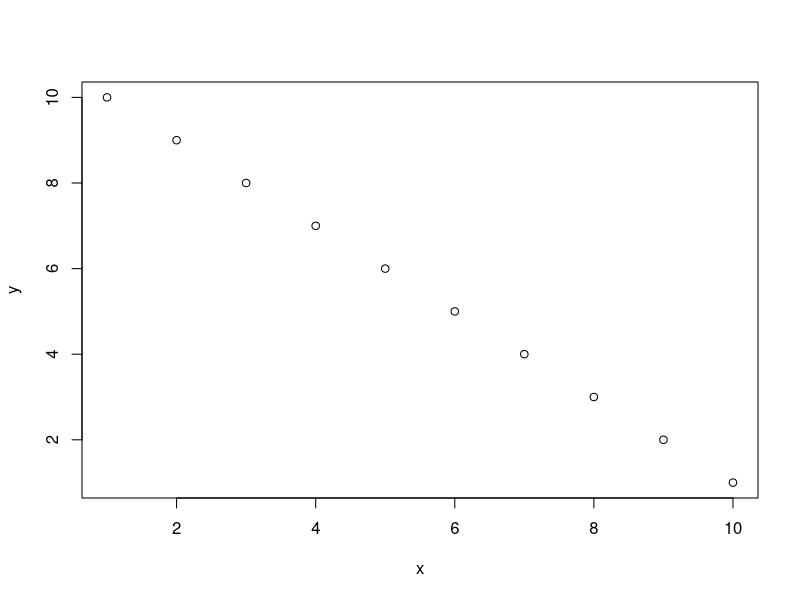
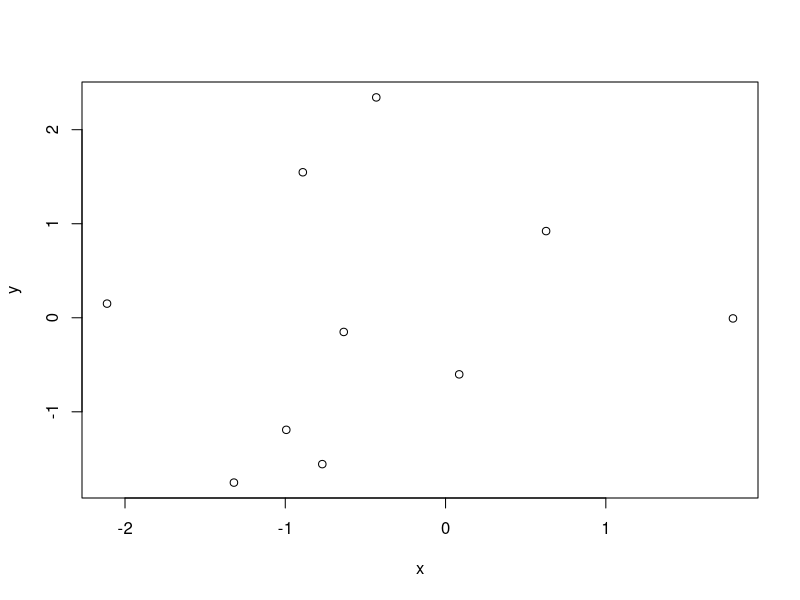

The R source for these figures, in order:
## ---- chunk 1
5*7
## ---- chunk 2
num_spades <- 13
num_cards_total <- 52
prob_spade <- num_spades/num_cards_total
prob_spade
## ---- chunk 3
#Your code goes here
## ---- chunk 4
#how many aces are left in the deck?

#how many total cards are left in the deck?

#calculate the probability of drawing an ace after already drawing an ace

## ---- chunk 5
prob_heads <- .5
prob_three_heads <- prob_heads^3
prob_three_heads
## ---- chunk 6
#this will create a vector which counts from 1 to 6
possible_rolls <- (1:6)
possible_rolls
#here is the probability of each outcome
odds_for_each <- 1/6
#now we multiply our vector of roll outcomes times the probability of getting each and take the sum
expected_value_dice_roll <- sum(possible_rolls*odds_for_each)
expected_value_dice_roll
#notice that we can multiple a vector times a scalar and it will multiply each
#piece of the vector by the scalar.
#this means we can use the sum() function like the summation operator.
## ---- chunk 7
#Your code goes here
## ---- chunk 8
x <- (1:5)
#first, use the sum() function to sum the rows of x, then square that value (call this sumx_sq)

#next, multiply x by itself, then sum the rows of the new vector (call this sum_xsq)

#test whether the two objects are equal

## ---- chunk 9
x <- (1:10)
mean(x)
## ---- chunk 10
#Your code goes here
## ---- chunk 11
#Your code goes here
## ---- chunk 12
#Your code goes here
## ---- chunk 13
var(x)
## ---- chunk 14
##Your code goes here
## ---- chunk 15
x <- (1:10)
y <- (10:1)
## ---- chunk 16
x_dif <- x - mean(x)
y_dif <- y - mean(y)
## ---- chunk 17
xy_dif <- x_dif * y_dif
xy_dif
## ---- chunk 18
xy_cov <- sum(xy_dif)/(length(xy_dif)-1)
xy_cov
xy_cov == cov(x,y)
## ---- chunk 19
plot(x,y)
## ---- chunk 20
x <- rnorm(10)
y <- rnorm(10)
cov(x,y)
## ---- chunk 21
plot(x,y)
## ---- chunk 22
#Your code goes here
## ---- chunk 23
set.seed(1)
x <- rnorm(10000)
y <- x + rnorm(10000)
## ---- chunk 24
#Your code goes here
## ---- chunk 25
#Your code goes here
## ---- chunk 26
lm <- lm(y~x)
summary(lm)

x_coef <- coef(lm)["x"]
## ---- chunk 27
